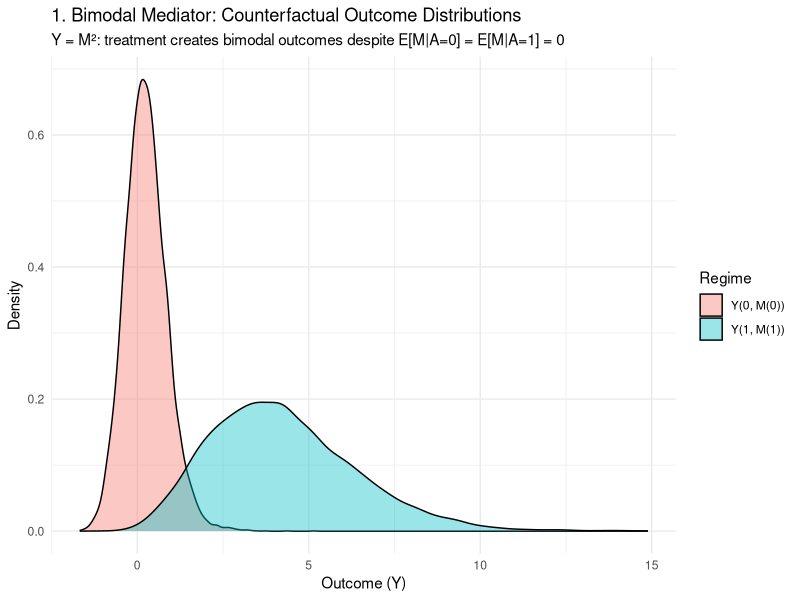
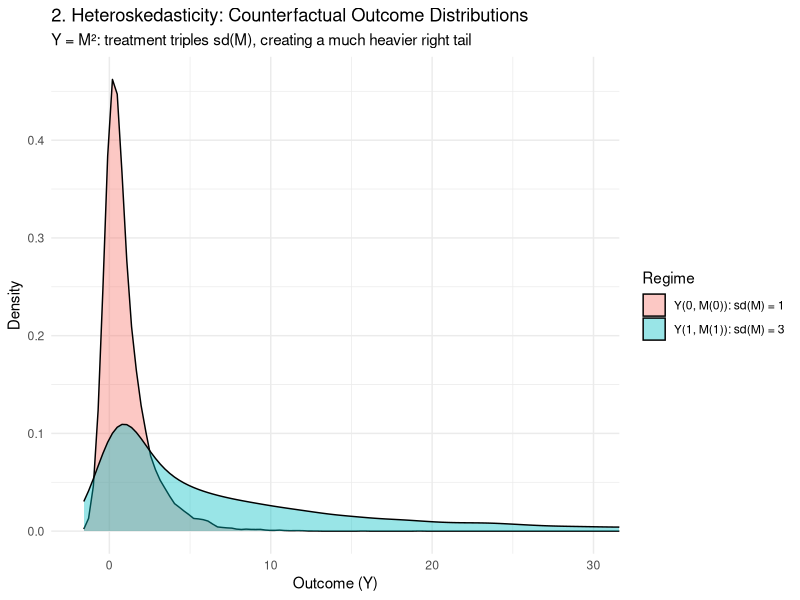
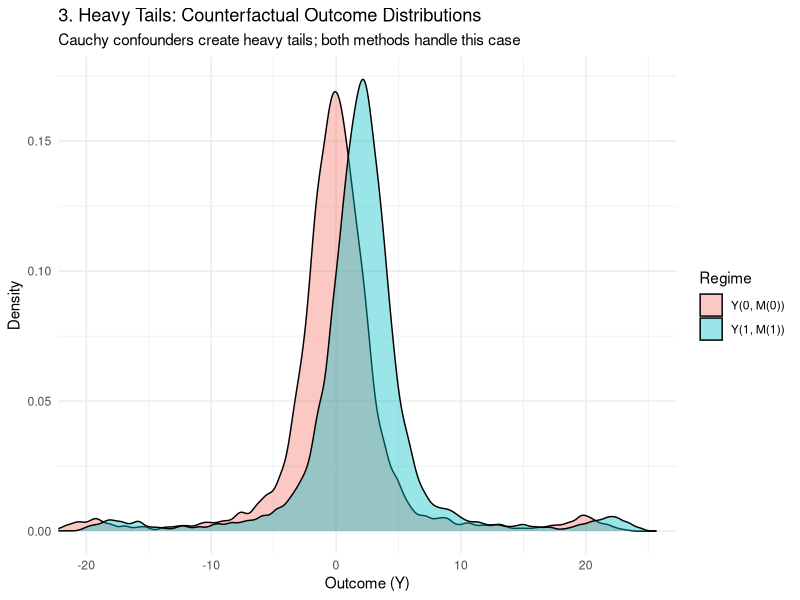
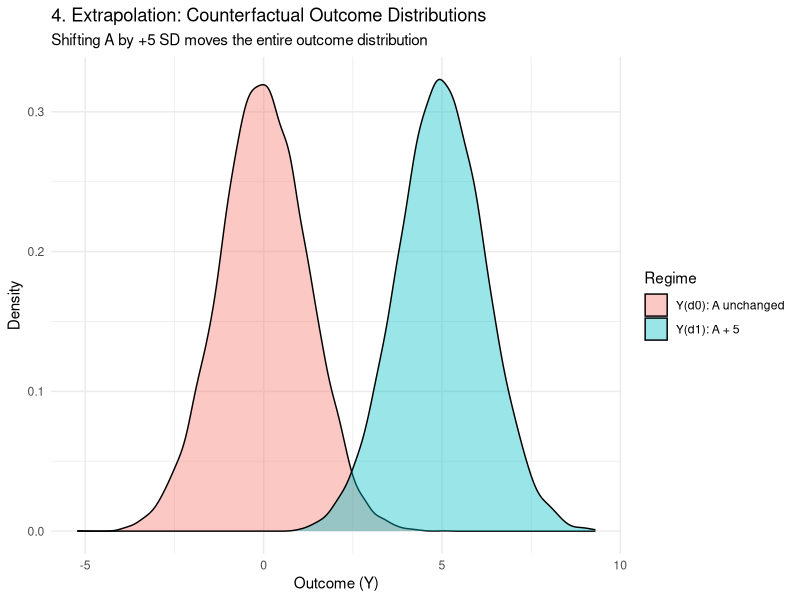

Generate these figures, in order, with R:
## ---- chunk 1
knitr::opts_chunk$set(
  collapse = TRUE,
  comment = "#>",
  cache = FALSE,
  message = FALSE,
  warning = FALSE,
  fig.width = 7,
  fig.height = 4.5
)
library(ggplot2)
## ---- chunk 2
set.seed(42)
n_o <- 10000

# Y(0, M(0)): M ~ N(0, 0.5)
M0 <- rnorm(n_o, 0, 0.5)
Y0 <- M0^2 + rnorm(n_o, 0, 0.5)

# Y(1, M(1)): M ~ 50% N(-2, 0.5) + 50% N(2, 0.5)
M1 <- ifelse(runif(n_o) > 0.5, rnorm(n_o, -2, 0.5), rnorm(n_o, 2, 0.5))
Y1 <- M1^2 + rnorm(n_o, 0, 0.5)

oracle_1 <- rbind(
  data.frame(Y = Y0, Regime = "Y(0, M(0))"),
  data.frame(Y = Y1, Regime = "Y(1, M(1))")
)

ggplot(oracle_1, aes(x = Y, fill = Regime)) +
  geom_density(alpha = 0.4) +
  labs(title = "1. Bimodal Mediator: Counterfactual Outcome Distributions",
       subtitle = "Y = M²: treatment creates bimodal outcomes despite E[M|A=0] = E[M|A=1] = 0",
       x = "Outcome (Y)", y = "Density") +
  theme_minimal()
## ---- chunk 3
set.seed(42)
n_o <- 10000

# Y(0): M ~ N(0, 1), Y = M²
M0 <- rnorm(n_o, 0, 1)
Y0 <- M0^2 + rnorm(n_o, 0, 0.5)

# Y(1): M ~ N(0, 3), Y = M²
M1 <- rnorm(n_o, 0, 3)
Y1 <- M1^2 + rnorm(n_o, 0, 0.5)

oracle_2 <- rbind(
  data.frame(Y = Y0, Regime = "Y(0, M(0)): sd(M) = 1"),
  data.frame(Y = Y1, Regime = "Y(1, M(1)): sd(M) = 3")
)

ggplot(oracle_2, aes(x = Y, fill = Regime)) +
  geom_density(alpha = 0.4) +
  coord_cartesian(xlim = c(-2, 30)) +
  labs(title = "2. Heteroskedasticity: Counterfactual Outcome Distributions",
       subtitle = "Y = M²: treatment triples sd(M), creating a much heavier right tail",
       x = "Outcome (Y)", y = "Density") +
  theme_minimal()
## ---- chunk 4
set.seed(42)
n_o <- 10000
W_o <- rcauchy(n_o)
W_o <- pmax(pmin(W_o, 20), -20)

# Y(0): A=0, M = 0.5W + eps, Y = M + 0.5W + eps
M0 <- 0.5 * W_o + rnorm(n_o)
Y0 <- M0 + 0.5 * W_o + rnorm(n_o)

# Y(1): A=1, M = 1 + 0.5W + eps, Y = 1 + M + 0.5W + eps
M1 <- 1 + 0.5 * W_o + rnorm(n_o)
Y1 <- 1 + M1 + 0.5 * W_o + rnorm(n_o)

oracle_3 <- rbind(
  data.frame(Y = Y0, Regime = "Y(0, M(0))"),
  data.frame(Y = Y1, Regime = "Y(1, M(1))")
)

ggplot(oracle_3, aes(x = Y, fill = Regime)) +
  geom_density(alpha = 0.4) +
  coord_cartesian(xlim = c(-20, 25)) +
  labs(title = "3. Heavy Tails: Counterfactual Outcome Distributions",
       subtitle = "Cauchy confounders create heavy tails; both methods handle this case",
       x = "Outcome (Y)", y = "Density") +
  theme_minimal()
## ---- chunk 5
set.seed(42)
n_o <- 10000
A_o <- rnorm(n_o)

# Y(d0): A unchanged, M = A + eps, Y = M + eps
M_d0 <- A_o + rnorm(n_o, 0, 0.5)
Y_d0 <- M_d0 + rnorm(n_o, 0, 0.5)

# Y(d1): A shifted by +5, M = (A+5) + eps, Y = M + eps
M_d1 <- (A_o + 5) + rnorm(n_o, 0, 0.5)
Y_d1 <- M_d1 + rnorm(n_o, 0, 0.5)

oracle_4 <- rbind(
  data.frame(Y = Y_d0, Regime = "Y(d0): A unchanged"),
  data.frame(Y = Y_d1, Regime = "Y(d1): A + 5")
)

ggplot(oracle_4, aes(x = Y, fill = Regime)) +
  geom_density(alpha = 0.4) +
  labs(title = "4. Extrapolation: Counterfactual Outcome Distributions",
       subtitle = "Shifting A by +5 SD moves the entire outcome distribution",
       x = "Outcome (Y)", y = "Density") +
  theme_minimal()
